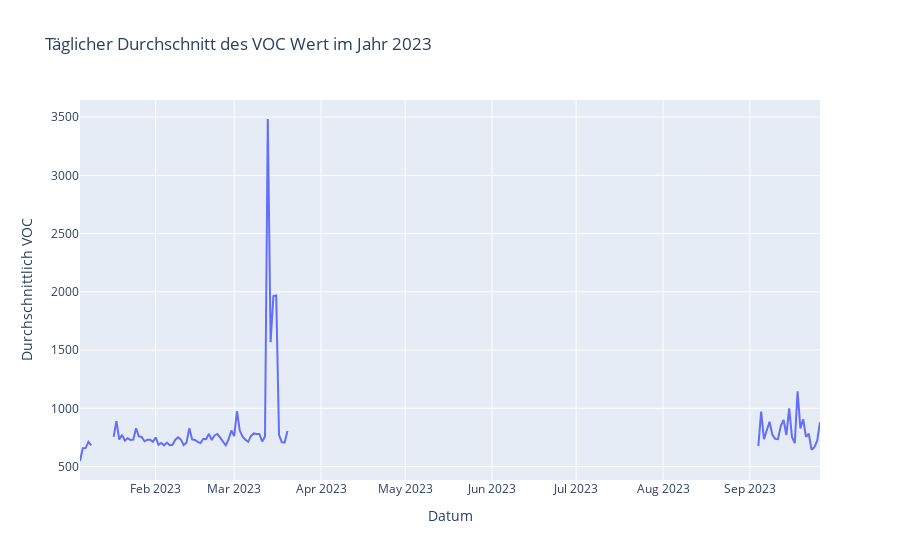

Notebook code for this chart:
### Code cell
fig = px.line(daily_avg_voc_2023, x='date_time', y='VOC', title='Täglicher Durchschnitt des VOC Wert im Jahr 2023',
              labels={'date_time': 'Datum', 'VOC': 'Durchschnittlich VOC'})

fig.show()

### Figure 1 — Plotly figure (JSON) as saved in the notebook; plotly's stock layout.template omitted (floating-point values rounded to 4 significant figures; data arrays with more than 128 entries replaced by an {"elided": "..."} marker saying what was removed)
{"data": [{"hovertemplate": "Datum=%{x}<br>Durchschnittlich VOC=%{y}<extra></extra>", "legendgroup": "", "line": {"color": "#636efa", "dash": "solid"}, "marker": {"symbol": "circle"}, "mode": "lines", "name": "", "orientation": "v", "showlegend": false, "type": "scatter", "x": {"elided": "265 str values"}, "xaxis": "x", "y": {"elided": "265 float values"}, "yaxis": "y"}], "layout": {"legend": {"tracegroupgap": 0}, "title": {"text": "Täglicher Durchschnitt des VOC Wert im Jahr 2023"}, "xaxis": {"anchor": "y", "domain": [0, 1], "title": {"text": "Datum"}}, "yaxis": {"anchor": "x", "domain": [0, 1], "title": {"text": "Durchschnittlich VOC"}}}}
